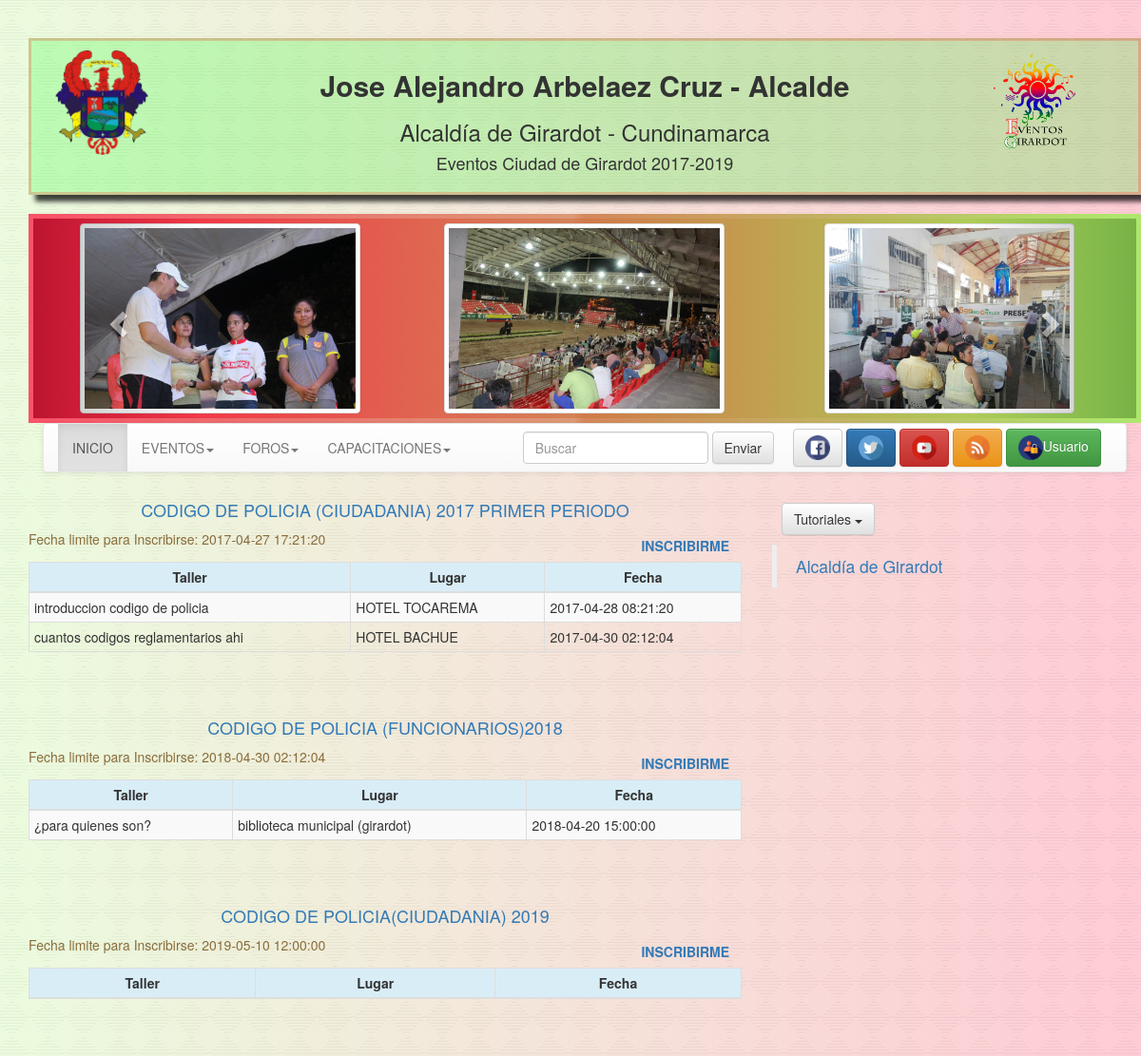
Before: /capacitacion.php?busqueda=67 with the older database file.
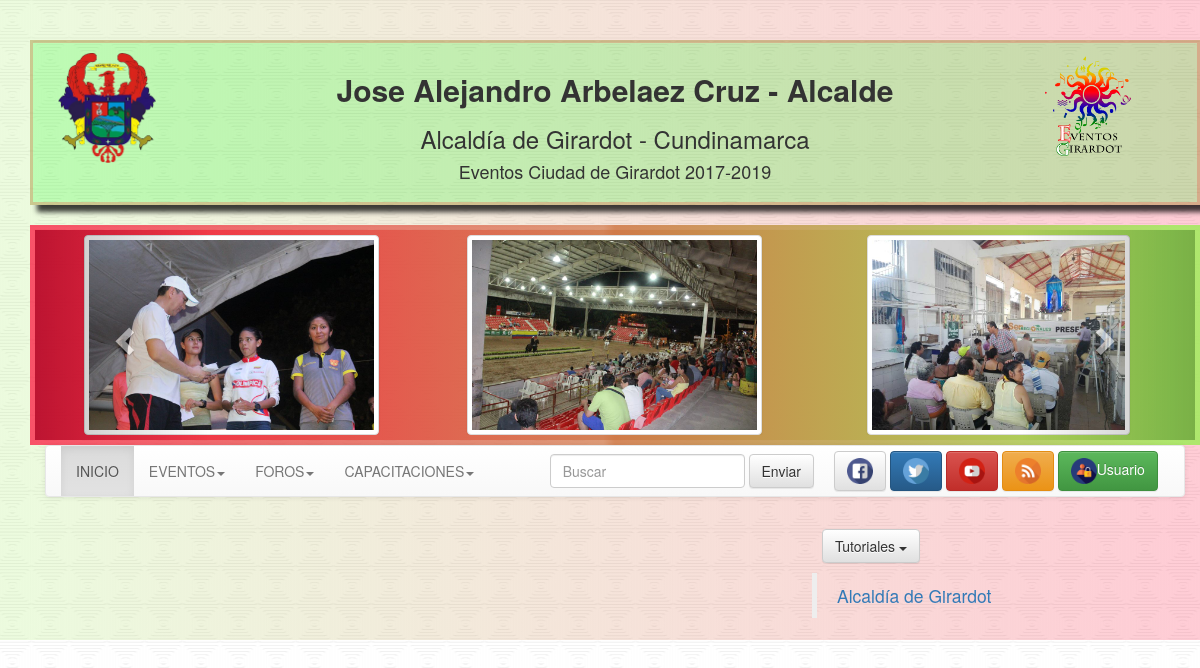
After: the same page with the newer database file.
### tables this page shows
CREATE TABLE `evento` (
  `id_evento` int(11) NOT NULL,
  `titulo` varchar(120) NOT NULL,
  `ff_inicio` datetime DEFAULT NULL,
  `ff_final` datetime DEFAULT NULL,
  `id_actividad` int(11) NOT NULL,
  `descripcion` text NOT NULL,
  `foto` longblob NOT NULL,
  `activo` int(1) NOT NULL DEFAULT '1'
);

CREATE TABLE `talleres` (
  `id_taller` int(11) NOT NULL,
  `nombre` varchar(120) DEFAULT NULL,
  `fecha` datetime DEFAULT NULL,
  `lugar` varchar(120) DEFAULT NULL,
  `id_evento` int(11) NOT NULL
);

### capacitacion.php (the view, shortened to what this page needs)
<?php
$link ="";
require_once($link.'cp/conexion.php');
$di=$_GET["busqueda"];
$sql="SELECT * FROM evento, actividades WHERE evento.id_actividad = $di AND evento.id_actividad=actividades.id_actividad AND activo = 1 ORDER BY ff_inicio";
$consulta = $conexion->query($sql);
$user = $_SESSION['id'];
?>
<!DOCTYPE html>
<html>
<head>
<link rel="stylesheet" href="https://maxcdn.bootstrapcdn.com/bootstrap/3.3.7/css/bootstrap.min.css">
<link rel="stylesheet" href="https://maxcdn.bootstrapcdn.com/bootstrap/3.3.7/css/bootstrap-theme.min.css">
<link rel="stylesheet" href="<?= $link; ?>librerias/fontawesome/css/font-awesome.min.css">
<link rel="stylesheet" type="text/css" href="<?= $link; ?>css/slider.css">
</head>
<body>
<div class="fondo">
<div class="container">
	<div class="row">
		<div class="col-xs-12 col-sm-12 col-md-12">
			<?php include_once($link.'cuerpo/header.php'); ?>
		</div>
	</div>
	<div class="row cuerpo">
		<div class="col-xs-12 col-sm-8 col-md-8">
		<?php while($datos = $consulta->fetch_object()){ $Confirmar=$conexion->query("SELECT conteo FROM conteo_evento WHERE id_usuario = $user AND id_evento = $datos->id_evento AND conteo = 1 "); ?>
			<h4 class="text-center text-primary"><?= $datos->titulo;?></h4>
			<span id="respuesta<?= $datos->id_evento; ?>" class="text-warning">Fecha limite para Inscribirse: <?= $datos->ff_inicio; ?>
			<?php if($Confirmar->num_rows > 0){ echo  '<b class="text-danger pull-right ">Ya estas Inscrito</b>';
				}else if (($_SESSION['correo'] ==  "" )) {echo '<a href="'. $link.'views/login/login_view.php" class="btn btn-link pull-right "><b class="text-primary">INSCRIBIRME</b></a>';
			} ?></span>
			<table class="table table-bordered table-hover table-condensed table-striped">
				<thead>
					<th  class=" text-center info">Taller</th>
					<th  class=" text-center info">Lugar</th>
					<th  class=" text-center info">Fecha</th>
				</thead>
				<tbody>
				<?php  $consulta_taller= $conexion->query("SELECT * FROM talleres WHERE id_evento = $datos->id_evento");
						while($datos_taller = $consulta_taller->fetch_object()){ ?>
					<tr>
						<td><?= $datos_taller->nombre; ?></td>
						<td><?= $datos_taller->lugar; ?></td>
						<td><?= $datos_taller->fecha; ?></td>
					</tr>
				<?php } ?>
				</tbody>
			</table><br><br>
		<?php } ?>
		</div>
		<div class="hidden-xs col-sm-4 col-md-4">
			<?php include_once($link.'cuerpo/aside.php'); ?>
		</div>
	</div>
</div>
</div>
</body>
</html>

### cuerpo/header.php (shortened to what this page needs)
<div class="container">
  <div class="row page-header text-center">
    <div class="hidden-xs col-sm-2 col-md-2">
      <a href="#">
        <img src="<?= $link; ?>imagenes/alcaldia/escudodegirardot.png" class="img-responsive img-rounded">
      </a>
    </div>
    <div class="hidden-xs hidden-sm col-md-8 col-lg-8">
      <h2><b>Jose Alejandro Arbelaez Cruz - Alcalde</b>
      </h2>
      <h3>Alcaldía de Girardot - Cundinamarca
      </h3>
      <h4>Eventos Ciudad de Girardot 2017-2019
      </h4>
    </div>
    <div class="hidden-xs col-sm-2 col-md-2">
      <img src="<?= $link; ?>imagenes/evento/logo4.png">
    </div>
  </div>
  <div class="row hidden-xs">
    <div class="span12">
      <div>
        <div id="myCarousel" class="carousel fdi-Carousel slide">
          <div class="carousel fdi-Carousel slide" id="eventCarousel" data-interval="0">
            <div class="carousel-inner onebyone-carosel">
              <div class="item">
                <div class="col-xs-4 col-sm-4 col-md-4">
                  <a href="#">
                    <img src="<?= $link; ?>imagenes/carrusel/2.jpg" class="img-responsive img-thumbnail center-block">
                  </a>
                </div>
              </div>
              <div class="item">
                <div class="col-xs-4 col-sm-4 col-md-4">
                  <a href="#">
                    <img src="<?= $link; ?>imagenes/carrusel/3.jpg" class="img-responsive img-thumbnail center-block">
                  </a>
                </div>
              </div>
              <div class="item">
                <div class="col-xs-4 col-sm-4  col-md-4">
                  <a href="#">
                    <img src="<?= $link; ?>imagenes/carrusel/4.jpg" class="img-responsive img-thumbnail center-block">
                  </a>
                </div>
              </div>
            </div>
            <a class="left carousel-control" href="#eventCarousel" data-slide="prev">
              <span class="glyphicon glyphicon-chevron-left">
              </span>
            </a>
            <a class="right carousel-control" href="#eventCarousel" data-slide="next">
              <span class="glyphicon glyphicon-chevron-right">
              </span>
            </a>
          </div>
        </div>
      </div>
    </div>
  </div>
  <nav class="navbar navbar-default" role="navigation">
    <div class="collapse navbar-collapse navbar-ex1-collapse">
      <ul class="nav navbar-nav">
        <li class="active">
          <a href="<?= $link; ?>index.php">INICIO
          </a>
        </li>
        <li class="dropdown">
          <a href="#" class="dropdown-toggle" data-toggle="dropdown">
            EVENTOS<b class="caret"></b>
          </a>
        </li>
        <li class="dropdown">
          <a href="#" class="dropdown-toggle" data-toggle="dropdown">
            FOROS<b class="caret"></b>
          </a>
        </li>
        <li class="dropdown">
          <a href="#" class="dropdown-toggle" data-toggle="dropdown">
            CAPACITACIONES<b class="caret"></b>
          </a>
        </li>
      </ul>
      <ul class="redes nav navbar-nav navbar-right">
        <li>
          <div id="redes">
            <button class="btn btn-default" id="facebook">
              <img  src="<?= $link; ?>imagenes/social/facebook.png">
            </button>
            <button class="btn btn-primary"  id="twitter">
              <img src="<?= $link; ?>imagenes/social/twitter.png">
            </button>
            <button class="btn btn-danger" id="youtube">
              <img  src="<?= $link; ?>imagenes/social/youtube.png">
            </button>
            <button class="btn btn-warning"  id="rss">
              <img  src="<?= $link; ?>imagenes/social/rss.png">
            </button>
             <?php if($_SESSION['correo']){ ?>
              <button class="dropdown btn btn-default bienvenido">
                <a href="#" class="dropdown-toggle" data-toggle="dropdown">
                  Bienvenido<b class="caret"></b>
                </a>
                <ul class="dropdown-menu text-left">
                  <li class="dropdown-header alert-warning text-center"><?= $_SESSION['correo']; ?></li>
                  <li class="divider"></li>
                  <li><a href="#"><span class="glyphicon glyphicon-user"></span> Editar perfil</a></li>
                  <li><a href="#"><span class="glyphicon glyphicon-list-alt"></span> Suscripciones</a></li>
                  <li class="divider"></li>
                  <li class="alert-danger text-center">
                      <a href="views/login/php/cerrarSesion.php">
                        Cerrar <span class="glyphicon glyphicon-log-in"></span>
                      </a>
                  </li>
            </ul>
          </button>
          <?php }else{ ?>
             <button class="btn btn-success login hidden-xs">
              <img src="<?= $link; ?>imagenes/social/login.png">Usuario
            </button>
            <?php } ?>
          </div>
        </li>
      </ul>
      <form class="navbar-form navbar-right hidden-sm" role="search">
        <div class="form-group">
          <input type="text" class="form-control" placeholder="Buscar">
        </div>
        <button type="submit" class="btn btn-default">Enviar
        </button>
      </form>
    </div>
  </nav>
</div>

### cuerpo/aside.php (shortened to what this page needs)
<aside>
  <div class="aside">
    <div class="dropdown tutoriales">
      <button href="#" class="dropdown-toggle btn btn-default" data-toggle="dropdown">
          Tutoriales <b class="caret"></b>
      </button>
    </div>
  </div>
<div class="fb-page" data-href="https://www.facebook.com/AlcaldiadeGirardot" data-height="800" data-tabs="timeline" data-small-header="false" data-adapt-container-width="true" data-hide-cover="false" data-show-facepile="true"><blockquote cite="https://www.facebook.com/AlcaldiadeGirardot" class="fb-xfbml-parse-ignore"><a href="https://www.facebook.com/AlcaldiadeGirardot">Alcaldía de Girardot</a></blockquote></div>
</aside>

### css/slider.css (style rules this page uses)
body { background-image: url('../imagenes/alcaldia/fondo_body.png'); z-index: 1; }
.fondo { z-index: 2; background: rgba(161,235,92,0.3); background: -moz-linear-gradient(left, rgba(161,235,92,0.3) 2%, rgba(207,120,70,0.3) 50%, rgba(208,118,70,0.3) 51%, rgba(255,0,47,0.3) 100%); background: -webkit-gradient(left top, right top, color-stop(2%, rgba(161,235,92,0.2)), color-stop(50%, rgba(207,120,70,0.2)), color-stop(51%, rgba(208,118,70,0.2)), color-stop(100%, rgba(255,0,47,0.67))); background: -webkit-linear-gradient(left, rgba(161,235,92,0.2) 2%, rgba(207,120,70,0.2) 50%, rgba(208,118,70,0.2) 51%, rgba(255,0,47,0.2) 100%); background: -o-linear-gradient(left, rgba(161,235,92,0.2) 2%, rgba(207,120,70,0.2) 50%, rgba(208,118,70,0.2) 51%, rgba(255,0,47,0.2) 100%); background: -ms-linear-gradient(left, rgba(161,235,92,0.2) 2%, rgba(207,120,70,0.2) 50%, rgba(208,118,70,0.2) 51%, rgba(255,0,47,0.2) 100%); background: linear-gradient(to right, rgba(161,235,92,0.2) 2%, rgba(207,120,70,0.2) 50%, rgba(208,118,70,0.2) 51%, rgba(255,0,47,0.2) 100%); filter: progid:DXImageTransform.Microsoft.gradient( startColorstr='#a1eb5c', endColorstr='#ff002f', GradientType=1 ); }
.page-header { padding: 10px; background-color:rgba(0,255,14,.2); border:solid rgba(255,0,0,.2) 3px; box-shadow:7px 7px 5px 0px rgba(0, 0, 0, 0.75); }
.page-header img { height:100%; height: 110px; }
.carousel-inner.onebyone-carosel { margin-top:5px; margin: auto; width: 100%; }
.item a img { height:200px; }
.carousel { padding: 5px; background: rgba(255,0,47,0.67); background: -moz-linear-gradient(left, rgba(255,0,47,0.67) 0%, rgba(208,118,70,0.67) 49%, rgba(207,120,70,0.86) 50%, rgba(161,235,92,0.86) 98%); background: -webkit-gradient(left top, right top, color-stop(0%, rgba(255,0,47,0.67)), color-stop(49%, rgba(208,118,70,0.67)), color-stop(50%, rgba(207,120,70,0.86)), color-stop(98%, rgba(161,235,92,0.86))); background: -webkit-linear-gradient(left, rgba(255,0,47,0.67) 0%, rgba(208,118,70,0.67) 49%, rgba(207,120,70,0.86) 50%, rgba(161,235,92,0.86) 98%); background: -o-linear-gradient(left, rgba(255,0,47,0.67) 0%, rgba(208,118,70,0.67) 49%, rgba(207,120,70,0.86) 50%, rgba(161,235,92,0.86) 98%); background: -ms-linear-gradient(left, rgba(255,0,47,0.67) 0%, rgba(208,118,70,0.67) 49%, rgba(207,120,70,0.86) 50%, rgba(161,235,92,0.86) 98%); }
.redes { width: 355px; padding: 5px; }
.redes li img { height: 100%; height:26px; }
aside { padding: 2px; height: 100%; width: 100%; }
.tutoriales { margin: 10px; }
.aside { width: : 100%; margin-right: 10px; }

Changed rows visible on the page:
removed evento: titulo "CODIGO DE POLICIA (CIUDADANIA) 2017 PRIMER PERIODO", ff_inicio "2017-04-27 17:21:20"
no longer on this page (row unchanged): talleres: nombre "introduccion codigo de policia", lugar "HOTEL TOCAREMA", fecha "2017-04-28 08:21:20", shown under "CODIGO DE POLICIA (CIUDADANIA) 2017 PRIMER PERIODO"
no longer on this page (row unchanged): talleres: nombre "cuantos codigos reglamentarios ahi", lugar "HOTEL BACHUE", fecha "2017-04-30 02:12:04", shown under "CODIGO DE POLICIA (CIUDADANIA) 2017 PRIMER PERIODO"
removed evento: titulo "CODIGO DE POLICIA (FUNCIONARIOS)2018", ff_inicio "2018-04-30 02:12:04"
no longer on this page (row unchanged): talleres: nombre "¿para quienes son?", lugar "biblioteca municipal (girardot)", fecha "2018-04-20 15:00:00", shown under "CODIGO DE POLICIA (FUNCIONARIOS)2018"
removed evento: titulo "CODIGO DE POLICIA(CIUDADANIA) 2019", ff_inicio "2019-05-10 12:00:00"
